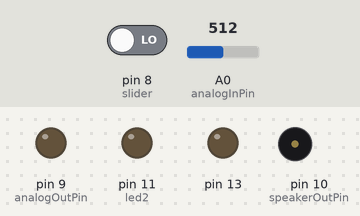
The sketch below on a simulated Arduino Uno, built with avr-gcc and run on an emulated ATmega328P. Parts: output pins drawn as LEDs (lit = HIGH), buzzer (waves = sounding, pin HIGH). Dashed ring = blinking. Inputs (shaded band) come from the test bench; at power-on: pin 8 (slider) LOW, A0 (analogInPin) = 512.

Above: at 1.2 s.
1.3 s: pin 8 (slider) driven HIGH
At 1.75 s:
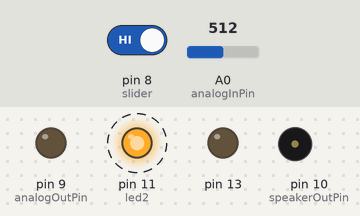
At 2.25 s:
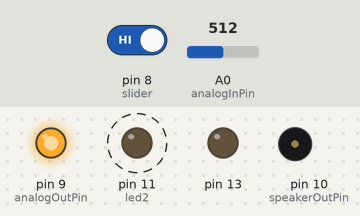
4.3 s: pin 8 (slider) driven LOW
At 4.9 s:
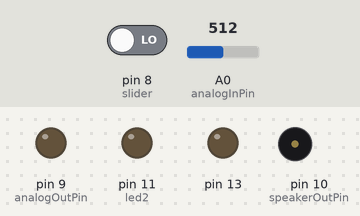
Timing chart, 0 to 7.3 s (numbered marks = the images above; inputs shaded):
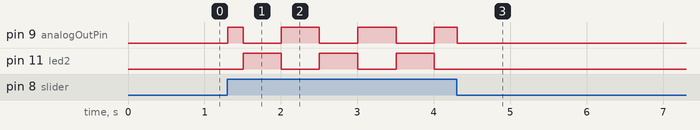

Measured:
- after the input at 1.3 s, pin 9 (analogOutPin): LOW → HIGH at once, then repeats every 1.0 s: LOW 0.50 s, HIGH 0.50 s; pin 11 (led2): alternates HIGH for 0.50 s and LOW for 0.50 s, starting after 0.21 s
- after the input at 4.3 s, pin 11 (led2): stops changing and stays LOW

The sketch:

theremin.ino
```cpp
const int analogInPin = A0;  // Analog input pin that the photoresistor is attached to
const int analogOutPin = 9; // Analog output pin that the LED is attached to
const int speakerOutPin=10;
const int led2=11;
const int slider = 8;

const int numReadings = 10;
int readings[numReadings];      // the readings from the analog input
int index = 0;                  // the index of the current reading
int total = 0;                  // the running total
int average = 0;                // the average

int notes[]={
  31,33,35,37,39,41,44,46,49,52,55,58,62,65,69,73,78,82,87,93,98,104,110,117,123,131,139,147,156,165,175,185,196,208,220,233,247,262,277,294,311,330,349,370,392,415,440,466,494,523,554,587,622,659,698,740,784,831,880,932,988,1047,1109,1175,1245,1319,1397,1480,1568,1661,1760,1865,1976,2093,2217,2349,2489,2637,2794,2960,3136,3322,3520,3729,3951,4186,4435,4699,4978};
int finalNote=0;

unsigned long time=0; // for re-calibration
boolean on=false; // for re-calibration

int sensorValue = 0; // value read from the photoresistor
int sensorMin = 1023; // minimum sensor value
int sensorMax = 0; // maximum sensor value

int outputValue = 0; // value output to the PWM (analog out)
int thisPitch=0; // value output for speaker

void setup() {
  Serial.begin(9600); //initialize serial communications
  pinMode(slider, INPUT);
  pinMode(13, OUTPUT);
  pinMode(analogOutPin, OUTPUT);
  pinMode(speakerOutPin, OUTPUT);
  pinMode(led2, OUTPUT);
  for (int thisReading = 0; thisReading < numReadings; thisReading++) readings[thisReading] = 0;
  digitalWrite(13, LOW);
} //end of setup()

void loop() {
  //400 - 1000 from the photoresistor; output pitch range (120 - 1500Hz)
  int sliderState = digitalRead(slider);
  if (sliderState==1){
    if (on==true){ //first time it's turned on
      time=millis();
      sensorMax=0;
      sensorMin=1023;
      on=false;
    }
    if (time+5000>=millis()){ //calibration
      sensorValue = analogRead(analogInPin);
      if (sensorValue > sensorMax) sensorMax = sensorValue;
      if (sensorValue < sensorMin) sensorMin = sensorValue;
      if (millis()%1000<=500){
        digitalWrite(analogOutPin, HIGH);
        digitalWrite(led2, LOW);
      }
      else {
        digitalWrite(analogOutPin, LOW);
        digitalWrite(led2, HIGH);
      }
    } //end of callibration
    else if (time+12000>millis()){ //3 flashes signaling start of play mode
      if ((millis()-time)%2000<=1000){
        digitalWrite(analogOutPin, HIGH);
        digitalWrite(led2, HIGH);
      }
      else {
        digitalWrite(analogOutPin, LOW);
        digitalWrite(led2, LOW);
      }
    } //end of 3 flashes signaling start of play mode
    else {//after re-calibrating
      digitalWrite(led2, HIGH);
      sensorValue = analogRead(analogInPin);
      sensorValue = constrain(sensorValue, sensorMin, sensorMax);

      total= total - readings[index];
      readings[index] = sensorValue;
      total= total + readings[index];
      index = index + 1;
      if (index >= numReadings) index = 0;
      average = total / numReadings;

      //thisPitch = map(average, sensorMin, sensorMax, 120, 1500);
      //outputValue = map(average, sensorMin, sensorMax, 0, 255); //LED brightness
      outputValue = map(average, sensorMin, sensorMax, 0, 255); //LED brightness
      Serial.println(outputValue);
      analogWrite(analogOutPin, outputValue);
      finalNote=int(map(average, sensorMin, sensorMax, 0,50));
      thisPitch = notes[finalNote];
      tone(speakerOutPin, thisPitch, 10); //play the pitch
      //Serial.println(thisPitch);
    } //output after re-calibration
  } //end of slider on
  else{ //slider off
    digitalWrite(led2, LOW);
    sensorValue=0;
    analogWrite(analogOutPin, 0);
    on=true;
  } //end of slider off
  delay(10); //delay in between reads for stability
} //end of loop()
```
